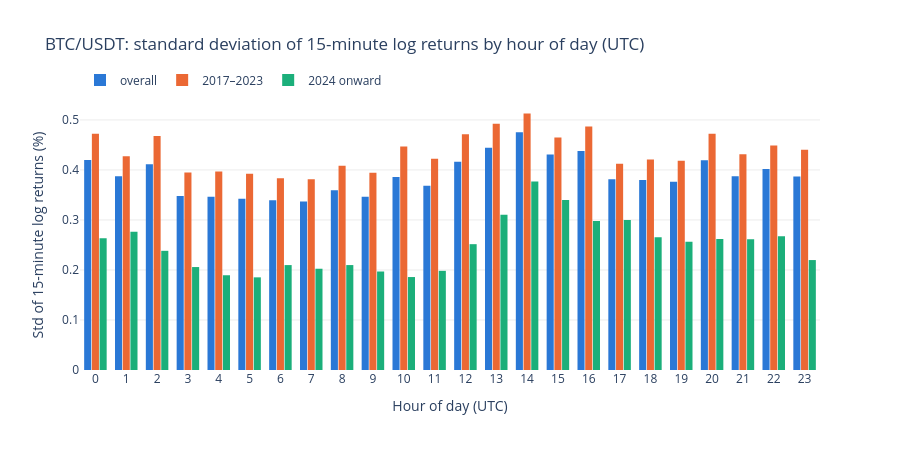

Notebook code for this chart:
### Markdown cell above
### Bar chart: 15-minute volatility by hour of day

### Code cell
COLORS = {"overall": "#2a78d6", "2017–2023": "#eb6834", "2024 onward": "#1baf7a"}

fig = go.Figure()
for label in samples:
    fig.add_bar(
        x=hourly.index, y=hourly[(label, "std_pct")], name=label,
        marker=dict(color=COLORS[label], line=dict(width=0)),
        hovertemplate="%{x:02d}:00 UTC<br>" + label + ": %{y:.3f}%<extra></extra>",
    )
fig.update_layout(
    title="BTC/USDT: standard deviation of 15-minute log returns by hour of day (UTC)",
    barmode="group", bargap=0.25, bargroupgap=0.08,
    xaxis=dict(title="Hour of day (UTC)", tickmode="linear", dtick=1),
    yaxis=dict(title="Std of 15-minute log returns (%)", rangemode="tozero", gridcolor="rgba(0,0,0,0.08)"),
    legend=dict(orientation="h", y=1.02, yanchor="bottom", x=0),
    plot_bgcolor="white", height=450,
)
fig.show()

### Figure 1 — Plotly figure (JSON) as saved in the notebook; plotly's stock layout.template omitted (floating-point values rounded to 4 significant figures)
{"data": [{"hovertemplate": "%{x:02d}:00 UTC<br>overall: %{y:.3f}%<extra></extra>", "marker": {"color": "#2a78d6", "line": {"width": 0}}, "name": "overall", "type": "bar", "x": [0, 1, 2, 3, 4, 5, 6, 7, 8, 9, 10, 11, 12, 13, 14, 15, 16, 17, 18, 19, 20, 21, 22, 23], "y": [0.4198, 0.3875, 0.4113, 0.3479, 0.3465, 0.3423, 0.3396, 0.3368, 0.3592, 0.3463, 0.3861, 0.3685, 0.4164, 0.4445, 0.4754, 0.4307, 0.4379, 0.3816, 0.3799, 0.3763, 0.4194, 0.3873, 0.402, 0.3866]}, {"hovertemplate": "%{x:02d}:00 UTC<br>2017–2023: %{y:.3f}%<extra></extra>", "marker": {"color": "#eb6834", "line": {"width": 0}}, "name": "2017–2023", "type": "bar", "x": [0, 1, 2, 3, 4, 5, 6, 7, 8, 9, 10, 11, 12, 13, 14, 15, 16, 17, 18, 19, 20, 21, 22, 23], "y": [0.4726, 0.4275, 0.4679, 0.3948, 0.3967, 0.3923, 0.3833, 0.3814, 0.4081, 0.3946, 0.4468, 0.4224, 0.4712, 0.4923, 0.5129, 0.4651, 0.4871, 0.4124, 0.4206, 0.4183, 0.4725, 0.4312, 0.4487, 0.4405]}, {"hovertemplate": "%{x:02d}:00 UTC<br>2024 onward: %{y:.3f}%<extra></extra>", "marker": {"color": "#1baf7a", "line": {"width": 0}}, "name": "2024 onward", "type": "bar", "x": [0, 1, 2, 3, 4, 5, 6, 7, 8, 9, 10, 11, 12, 13, 14, 15, 16, 17, 18, 19, 20, 21, 22, 23], "y": [0.2634, 0.2766, 0.2383, 0.2058, 0.1895, 0.1853, 0.2098, 0.2025, 0.2098, 0.1969, 0.1859, 0.1983, 0.2516, 0.3102, 0.3769, 0.34, 0.2977, 0.3, 0.2652, 0.2564, 0.2617, 0.2615, 0.2673, 0.2198]}], "layout": {"bargap": 0.25, "bargroupgap": 0.08, "barmode": "group", "height": 450, "legend": {"orientation": "h", "x": 0, "y": 1.02, "yanchor": "bottom"}, "plot_bgcolor": "white", "title": {"text": "BTC/USDT: standard deviation of 15-minute log returns by hour of day (UTC)"}, "xaxis": {"dtick": 1, "tickmode": "linear", "title": {"text": "Hour of day (UTC)"}}, "yaxis": {"gridcolor": "rgba(0,0,0,0.08)", "rangemode": "tozero", "title": {"text": "Std of 15-minute log returns (%)"}}}}
